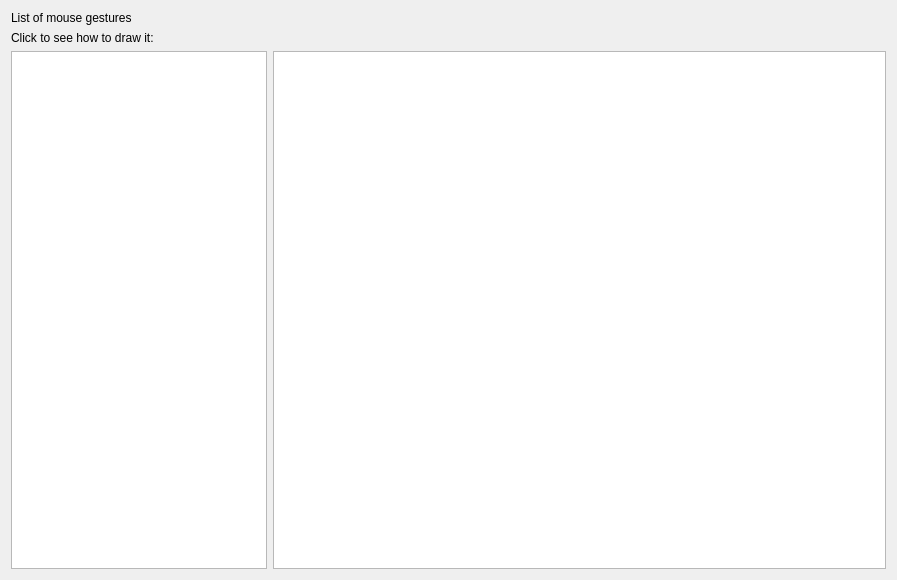
<?xml version="1.0" encoding="UTF-8"?>
<ui version="4.0">
 <class>GesturesWidget</class>
 <widget class="QWidget" name="GesturesWidget">
  <property name="geometry">
   <rect>
    <x>0</x>
    <y>0</y>
    <width>897</width>
    <height>580</height>
   </rect>
  </property>
  <property name="windowTitle">
   <string>Form</string>
  </property>
  <layout class="QGridLayout" name="gridLayout">
   <item row="2" column="0">
    <widget class="QListWidget" name="listWidget">
     <property name="sizePolicy">
      <sizepolicy hsizetype="Fixed" vsizetype="Expanding">
       <horstretch>0</horstretch>
       <verstretch>0</verstretch>
      </sizepolicy>
     </property>
    </widget>
   </item>
   <item row="2" column="1">
    <widget class="QGraphicsView" name="graphicsView">
     <property name="minimumSize">
      <size>
       <width>256</width>
       <height>0</height>
      </size>
     </property>
    </widget>
   </item>
   <item row="0" column="0">
    <widget class="QLabel" name="label">
     <property name="sizePolicy">
      <sizepolicy hsizetype="Fixed" vsizetype="Preferred">
       <horstretch>0</horstretch>
       <verstretch>0</verstretch>
      </sizepolicy>
     </property>
     <property name="text">
      <string>List of mouse gestures</string>
     </property>
    </widget>
   </item>
   <item row="1" column="0">
    <widget class="QLabel" name="label_2">
     <property name="sizePolicy">
      <sizepolicy hsizetype="Fixed" vsizetype="Preferred">
       <horstretch>0</horstretch>
       <verstretch>0</verstretch>
      </sizepolicy>
     </property>
     <property name="text">
      <string>Click to see how to draw it:</string>
     </property>
    </widget>
   </item>
  </layout>
 </widget>
 <resources/>
 <connections/>
</ui>
